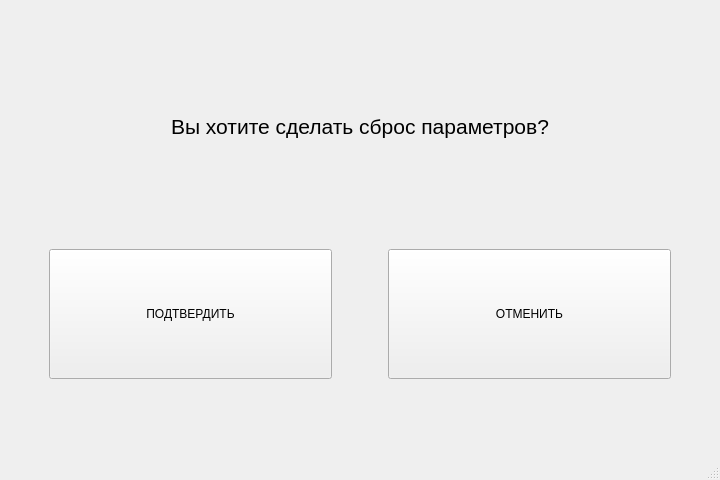
<?xml version="1.0" encoding="UTF-8"?>
<ui version="4.0">
 <class>MainWindow</class>
 <widget class="QMainWindow" name="MainWindow">
  <property name="geometry">
   <rect>
    <x>0</x>
    <y>0</y>
    <width>720</width>
    <height>480</height>
   </rect>
  </property>
  <property name="windowTitle">
   <string>MainWindow</string>
  </property>
  <widget class="QWidget" name="centralwidget">
   <layout class="QVBoxLayout" name="verticalLayout">
    <item>
     <spacer name="verticalSpacer">
      <property name="orientation">
       <enum>Qt::Vertical</enum>
      </property>
      <property name="sizeType">
       <enum>QSizePolicy::MinimumExpanding</enum>
      </property>
      <property name="sizeHint" stdset="0">
       <size>
        <width>20</width>
        <height>95</height>
       </size>
      </property>
     </spacer>
    </item>
    <item>
     <layout class="QHBoxLayout" name="horizontalLayout_3">
      <item>
       <spacer name="horizontalSpacer_4">
        <property name="orientation">
         <enum>Qt::Horizontal</enum>
        </property>
        <property name="sizeHint" stdset="0">
         <size>
          <width>40</width>
          <height>20</height>
         </size>
        </property>
       </spacer>
      </item>
      <item>
       <widget class="QLabel" name="label_2">
        <property name="maximumSize">
         <size>
          <width>650</width>
          <height>16777215</height>
         </size>
        </property>
        <property name="font">
         <font>
          <pointsize>16</pointsize>
         </font>
        </property>
        <property name="text">
         <string>Вы хотите сделать сброс параметров?</string>
        </property>
        <property name="alignment">
         <set>Qt::AlignCenter</set>
        </property>
       </widget>
      </item>
      <item>
       <spacer name="horizontalSpacer_5">
        <property name="orientation">
         <enum>Qt::Horizontal</enum>
        </property>
        <property name="sizeHint" stdset="0">
         <size>
          <width>40</width>
          <height>20</height>
         </size>
        </property>
       </spacer>
      </item>
     </layout>
    </item>
    <item>
     <spacer name="verticalSpacer_2">
      <property name="orientation">
       <enum>Qt::Vertical</enum>
      </property>
      <property name="sizeType">
       <enum>QSizePolicy::Expanding</enum>
      </property>
      <property name="sizeHint" stdset="0">
       <size>
        <width>20</width>
        <height>75</height>
       </size>
      </property>
     </spacer>
    </item>
    <item>
     <layout class="QHBoxLayout" name="horizontalLayout_2">
      <item>
       <layout class="QHBoxLayout" name="horizontalLayout">
        <item>
         <spacer name="horizontalSpacer">
          <property name="orientation">
           <enum>Qt::Horizontal</enum>
          </property>
          <property name="sizeType">
           <enum>QSizePolicy::Fixed</enum>
          </property>
          <property name="sizeHint" stdset="0">
           <size>
            <width>40</width>
            <height>20</height>
           </size>
          </property>
         </spacer>
        </item>
        <item>
         <widget class="QPushButton" name="pushButton_ok">
          <property name="minimumSize">
           <size>
            <width>210</width>
            <height>130</height>
           </size>
          </property>
          <property name="text">
           <string>ПОДТВЕРДИТЬ</string>
          </property>
         </widget>
        </item>
        <item>
         <spacer name="horizontalSpacer_3">
          <property name="orientation">
           <enum>Qt::Horizontal</enum>
          </property>
          <property name="sizeType">
           <enum>QSizePolicy::Fixed</enum>
          </property>
          <property name="sizeHint" stdset="0">
           <size>
            <width>50</width>
            <height>20</height>
           </size>
          </property>
         </spacer>
        </item>
        <item>
         <widget class="QPushButton" name="pushButton_cancel">
          <property name="minimumSize">
           <size>
            <width>210</width>
            <height>130</height>
           </size>
          </property>
          <property name="text">
           <string>ОТМЕНИТЬ</string>
          </property>
         </widget>
        </item>
       </layout>
      </item>
      <item>
       <spacer name="horizontalSpacer_2">
        <property name="orientation">
         <enum>Qt::Horizontal</enum>
        </property>
        <property name="sizeType">
         <enum>QSizePolicy::Fixed</enum>
        </property>
        <property name="sizeHint" stdset="0">
         <size>
          <width>40</width>
          <height>20</height>
         </size>
        </property>
       </spacer>
      </item>
     </layout>
    </item>
    <item>
     <spacer name="verticalSpacer_3">
      <property name="orientation">
       <enum>Qt::Vertical</enum>
      </property>
      <property name="sizeType">
       <enum>QSizePolicy::Minimum</enum>
      </property>
      <property name="sizeHint" stdset="0">
       <size>
        <width>20</width>
        <height>70</height>
       </size>
      </property>
     </spacer>
    </item>
   </layout>
  </widget>
  <widget class="QMenuBar" name="menubar">
   <property name="geometry">
    <rect>
     <x>0</x>
     <y>0</y>
     <width>720</width>
     <height>26</height>
    </rect>
   </property>
  </widget>
  <widget class="QStatusBar" name="statusbar"/>
 </widget>
 <resources/>
 <connections/>
</ui>
